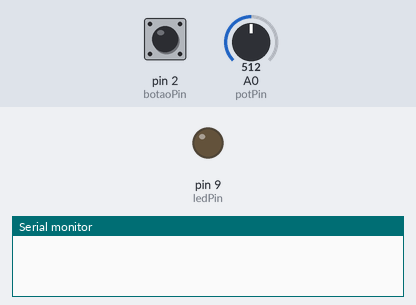
Bench run of a sketch on a simulated Arduino Uno, built with avr-gcc and run on an emulated ATmega328P. Shown: output pins drawn as LEDs (lit = HIGH), the last lines printed to the serial monitor. The test bench sets the inputs (shaded band); at power-on: pin 2 (botaoPin) HIGH, A0 (potPin) = 512.

Above: at 1.2 s.
1.3 s: pin 2 (botaoPin) pulled LOW for 0.15 s
At 1.8 s:
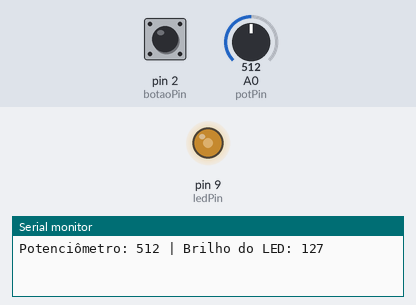
Timing chart, 0 to 4.3 s (numbered marks = the images above; inputs shaded):
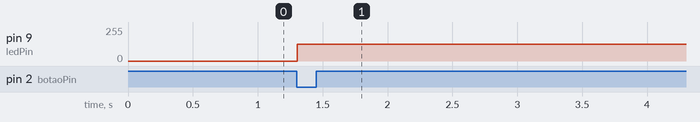

Measured:
- after the input at 1.3 s, pin 9 (ledPin): 0/255 → 127/255 at once

The sketch:

atv9.ino
```cpp
// 9- Faça um sistema em que um potenciômetro controle
//  o brilho de um led utilizando um potenciômetro,
// porém o brilho do led só deve ser atualizado quando
// um botão for pressionado.

int potPin = A0;     // Pino do potenciômetro
int botaoPin = 2;    // Pino do botão
int ledPin = 9;      // Pino do LED (com PWM)

int valorPot = 0;     // Variável para armazenar o valor lido do potenciômetro
int brilhoLed = 0;   // Variável para armazenar o brilho do LED
int estadoBotao = 0; // Variável para armazenar o estado do botão
int ultimoEstadoBotao = HIGH; // Variável para armazenar o último estado do botão (para detectar transição)

void setup() {
  pinMode(ledPin, OUTPUT);
  pinMode(botaoPin, INPUT); // O botão é configurado como entrada
  Serial.begin(9600);
}

void loop() {
  estadoBotao = digitalRead(botaoPin); // Lê o estado do botão

  // Lê o valor do potenciômetro (de 0 a 1023)
  valorPot = analogRead(potPin);

  // Mapeia o valor lido do potenciômetro para a faixa de PWM (0-255)
  int novoBrilho = map(valorPot, 0, 1023, 0, 255);

  // Se o botão foi pressionado (detecção de pulso)
  if (estadoBotao == LOW && ultimoEstadoBotao == HIGH) {
    brilhoLed = novoBrilho;  // Atualiza o brilho do LED com o novo valor
    analogWrite(ledPin, brilhoLed);

    // Imprime o valor do potenciômetro e o brilho do LED no monitor serial
    Serial.print("Potenciômetro: ");
    Serial.print(valorPot);
    Serial.print(" | Brilho do LED: ");
    Serial.println(brilhoLed);

    delay(200); // Pequeno delay para evitar múltiplas leituras com um único pressionamento (debounce)
  }

  // Atualiza o último estado do botão para verificar a transição
  ultimoEstadoBotao = estadoBotao;

  // Aguarda um curto tempo antes de ler novamente
  delay(100);
}
```
